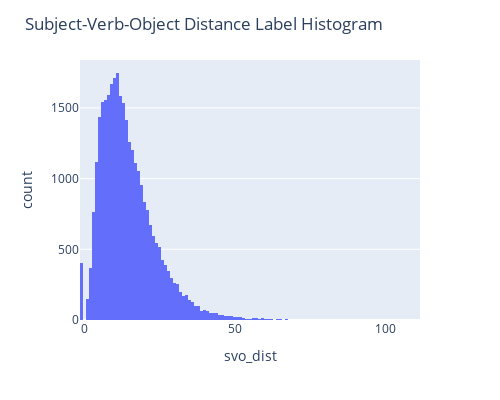

This figure's notebook cell:
### Markdown cell above
# svo_dist

### Code cell
c = "svo_dist"
fig = px.histogram(df, x=df[c])
fig = fig.update_layout({
    "title": "Subject-Verb-Object Distance Label Histogram"
},
    width=500,
    height=400
)
fig.write_image(str(pathlib.Path(results_dir, f"{c}_hist.png")))
fig

### Figure 1 — Plotly figure (JSON) as saved in the notebook; plotly's stock layout.template omitted (floating-point values rounded to 4 significant figures; data arrays with more than 128 entries replaced by an {"elided": "..."} marker saying what was removed)
{"data": [{"alignmentgroup": "True", "bingroup": "x", "hovertemplate": "svo_dist=%{x}<br>count=%{y}<extra></extra>", "legendgroup": "", "marker": {"color": "#636efa", "pattern": {"shape": ""}}, "name": "", "offsetgroup": "", "orientation": "v", "showlegend": false, "type": "histogram", "x": {"elided": "31799 int values"}, "xaxis": "x", "yaxis": "y"}], "layout": {"barmode": "relative", "height": 400, "legend": {"tracegroupgap": 0}, "margin": {"t": 60}, "title": {"text": "Subject-Verb-Object Distance Label Histogram"}, "width": 500, "xaxis": {"anchor": "y", "domain": [0, 1], "title": {"text": "svo_dist"}}, "yaxis": {"anchor": "x", "domain": [0, 1], "title": {"text": "count"}}}}
